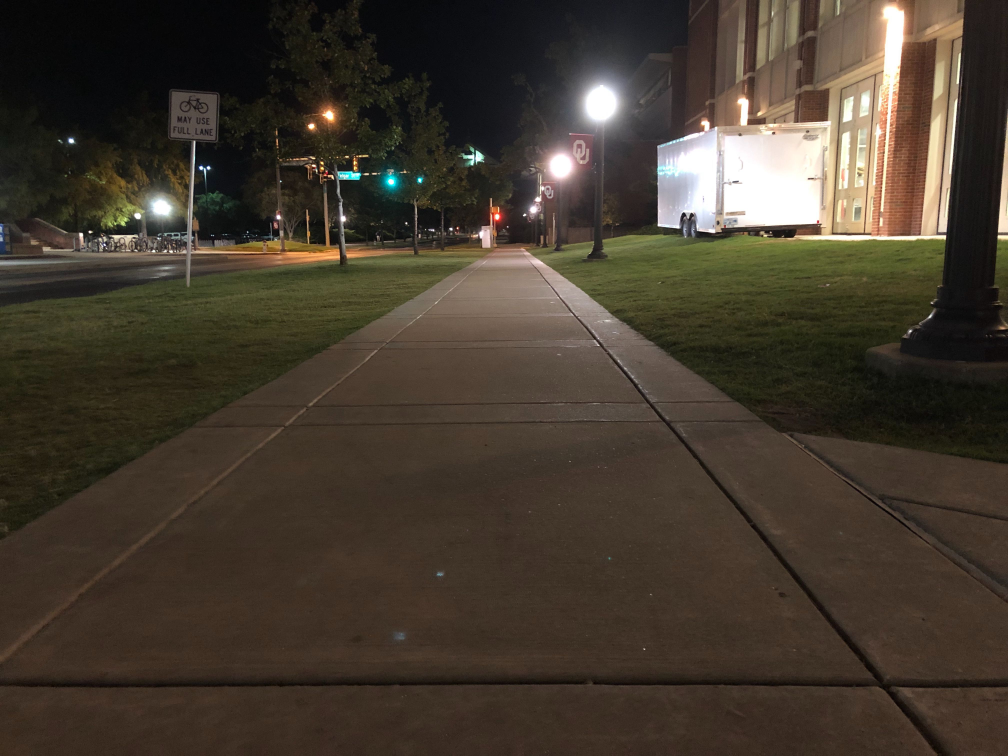
#> input picture Input_Images/night_time.jpg, 4032 x 3024 px (shown at 1/4 size); its folder holds 4 pictures in this run
$ python CV_to_Map_python2.py
#> lines starting #> are read from the running program, lines starting #| are printed output that depends on the picture; after the words box and inside, x2 and y2 are one past the last pixel; in counts of white or black regions, pixels touching at a corner belong together
#> further down, image is the input picture: shape (3024, 4032, 3); mean B, G, R 46.9, 58.7, 68.1
import os
import cv2
import numpy as np
from matplotlib import pyplot as plt
import math

img_file = os.path.join(os.getcwd(), "Input_Images")
img_file_list = os.listdir(img_file)

occupancy_grid_size = 200

counter = 0
scale = -1
divider = 10

grass_image = False


# returns a filtered image and unfiltered image. This is needed for white lines on green grass
# output are two images, First output is the filtered image, Second output is the original pre-filtered image
def grass_filter(og_image):
    kernel = np.ones((3, 3), np.uint8)

    result = og_image.copy()
    img = cv2.cvtColor(og_image, cv2.COLOR_BGR2HSV)
    # create a lower bound for a pixel value
    lower = np.array([0, 0, 200])
    # create an upper bound for a pixel values
    upper = np.array([179, 77, 255])
    # detects all white pixels wihin the range specified earlier
    mask = cv2.inRange(img, lower, upper)
    result = cv2.bitwise_and(result, result, mask=mask)

    cnts = cv2.findContours(mask, cv2.RETR_EXTERNAL, cv2.CHAIN_APPROX_SIMPLE)
    cnts = cnts[0] if len(cnts) == 2 else cnts[1]

    for c in cnts:
        area = cv2.contourArea(c)
        if area < 1:
            cv2.drawContours(result, [c], -1, (0, 0, 0), -1)

    gradient = cv2.morphologyEx(mask, cv2.MORPH_GRADIENT, kernel)

    plt.imshow(result)
    plt.show()

    # [4 lines of commented-out code are left out]

    return result, og_image

# takes in an image and outputs an image that has redlines overlaying the detected boundries
def pipeline(image):

    # flag for seeing if you're dealing with grassy images or not
    if grass_image:
        # for white lines on grassy photos need this part for pre-processing before being able to detect white lines
        img_list = grass_filter(image)
        pre_or_post_filtered_image = img_list[0]
        original_overlay_image = img_list[1]
    else:
        # need this if testing on actual roads with white lines borders
        pre_or_post_filtered_image = image
        original_overlay_image = image

    # gives the height and width of the image from the dimensions given
    height = image.shape[0]
#> height = 3024
    width = image.shape[1]
#> width = 4032

    # curvy road test width-50
    # region_of_interest_vertices = [
    #     (0, height),
    #     (width / 2 - 10, height / 2 + 50),
    #     (width - 50, height),
    # ]

    # using for the hd highway video to for propper crop
    # region_of_interest_vertices = [
    #     (300, height),
    #     (width / 2 + 100, height / 2 + 300),
    #     (width * .8, height),
    # ]

    # used for non-hd video
    region_of_interest_vertices = [
        (0, height),
        (width / 2, height / 2 + 70),
        (width, height),
    ]
#> region_of_interest_vertices = [(0, 3024), (2016, 1582), (4032, 3024)]

    # convert to grayscale
    gray_image = cv2.cvtColor(pre_or_post_filtered_image, cv2.COLOR_RGB2GRAY)
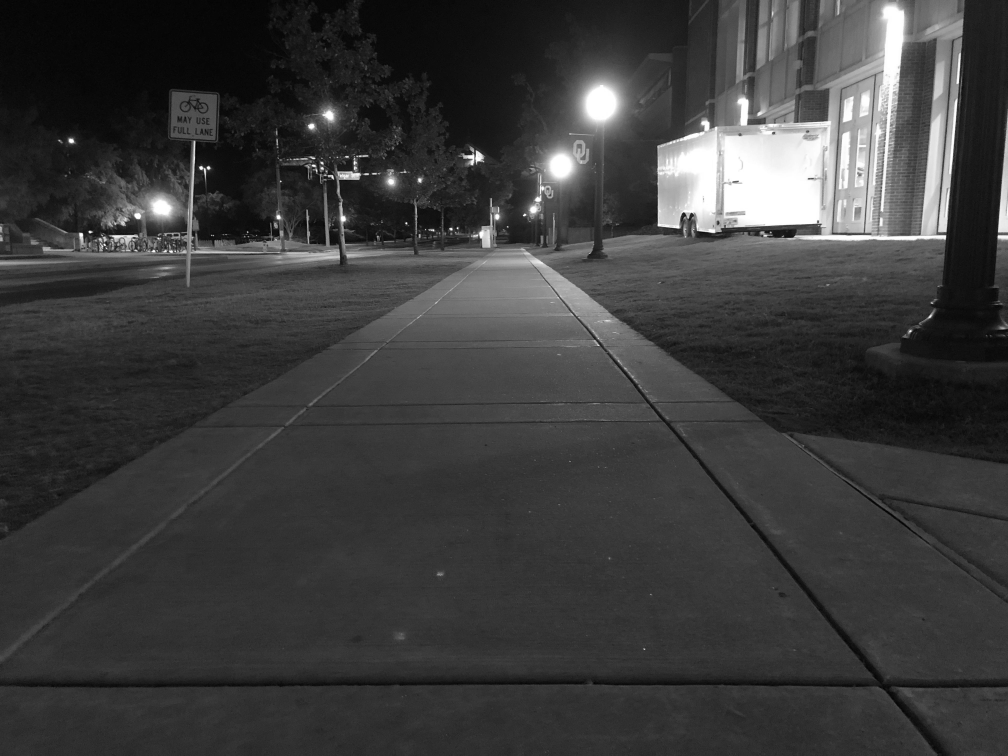
#> gray_image: shape (3024, 4032) (shown at 1/4 size); min 0, max 255, mean 60.2

    # call Canny Edge Detection
    cannyed_image = cv2.Canny(gray_image, 100, 200)
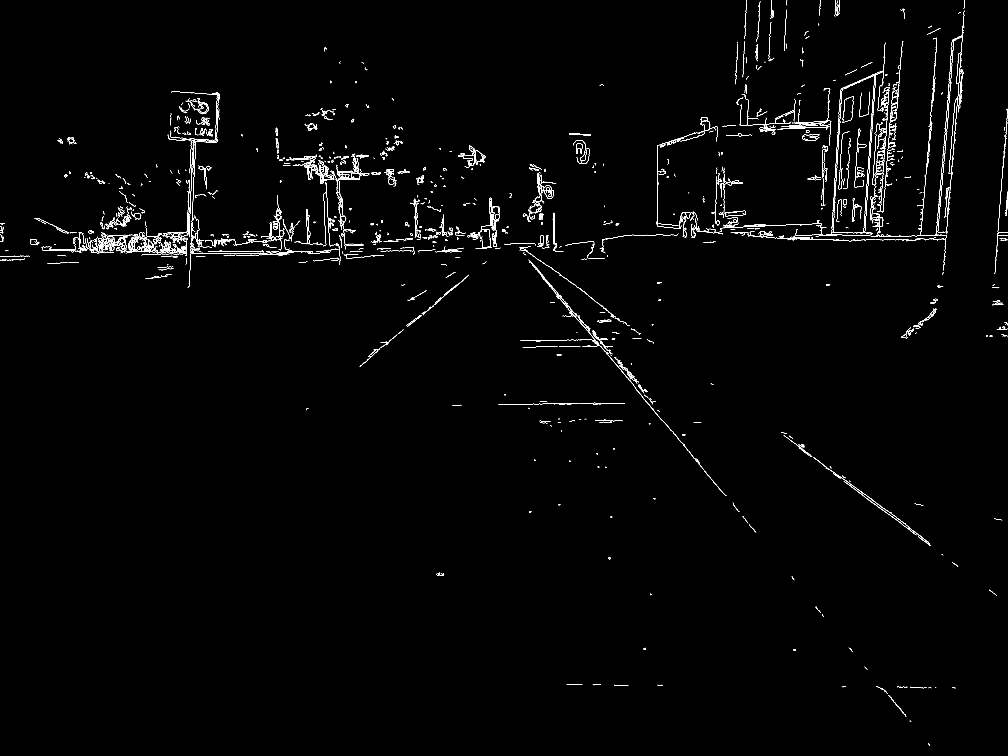
#> cannyed_image: shape (3024, 4032) (shown at 1/4 size); 0.71% white in thin lines or dots

    # crop operation at the end of the cannyed pipeline so cropped edge doesn't get detected
    cropped_image = region_of_interest(cannyed_image, np.array([region_of_interest_vertices], np.int32))

    # used houghlinesP algo to detect the white lines
    # use threshold=152 for road side image. Test out different stuff for grassy images
    lines = cv2.HoughLinesP(cropped_image, rho=6, theta=np.pi / 60, threshold=75,
                            lines=np.array([]), minLineLength=40, maxLineGap=25)

    line_image = draw_lines(original_overlay_image, lines)

    # gets the centered x and y location of the current frame
    # currently not used
    # frame_x_loc, frame_y_loc = current_x_n_y_loc(lines)

    map_localization(lines, width, height)

    # # this is to display images for testing purpose
    plt.figure()
    plt.imshow(line_image)
    plt.show()

    return line_image

# takes in an image and a list of points (vertices)matplotlib.use('agg')to crop the image
def region_of_interest(img, vertices):
    # define a blank matrix that matches the iamge matplotlib.use('agg')eight/width.
    mask = np.zeros_like(img)

    # Create a match color for gray scalled images
    match_mask_color = 255

    # Fill inside the polygon
    cv2.fillPoly(mask, vertices, match_mask_color)
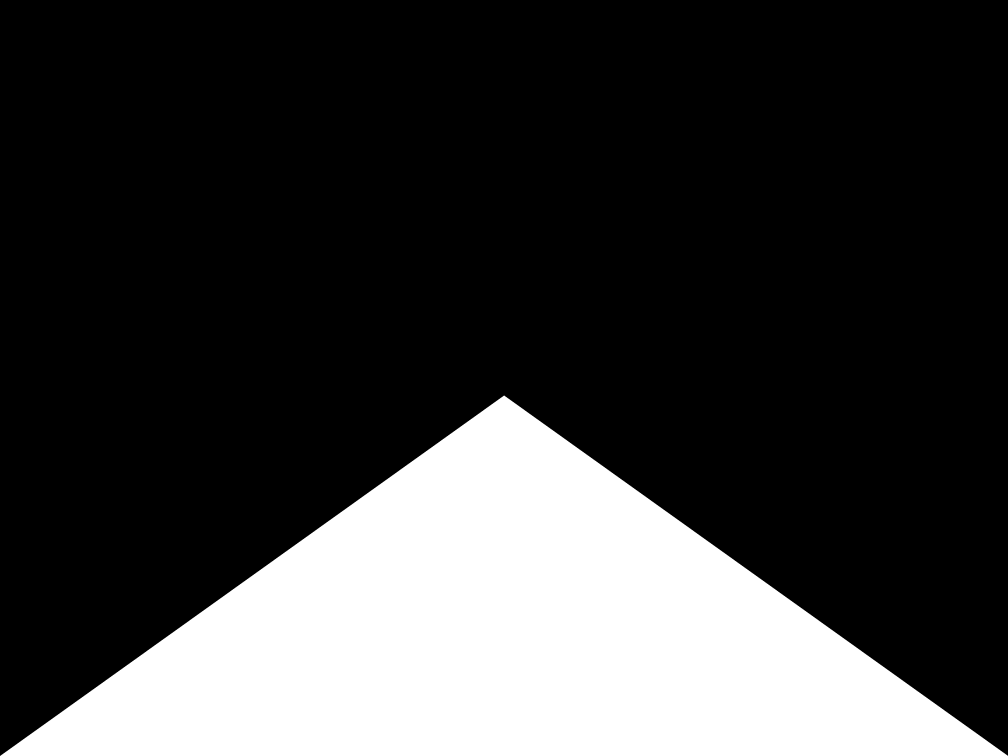
#> mask: shape (3024, 4032) (shown at 1/4 size); 23.8% white; 1 white region, box (x1, y1, x2, y2) and area: (1, 1582, 4032, 3024) 2907646

    # Returning the image only where mask pixels match
    masked_image = cv2.bitwise_and(img, mask)
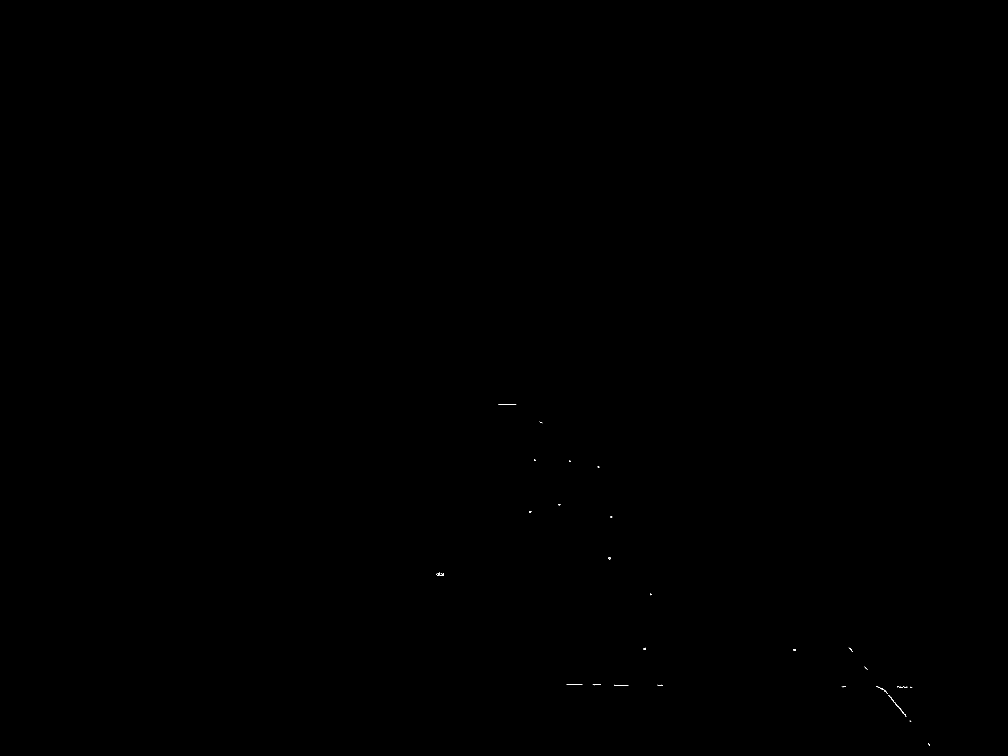
#> masked_image: shape (3024, 4032) (shown at 1/4 size); 0.01% white in thin lines or dots, all inside (x1, y1, x2, y2) = (1746, 1616, 3720, 2984)
#> in pipeline, `lines = cv2.HoughLinesP(cropped_image, rho=6, theta=np.pi / 60, thresh..`: lines = [[3541, 2763, 3639, 2884], [3541, 2762, 3641, 2885], [2274, 2738, 2328, 2738], [3589, 2748, 3642, 2748], [2461, 2742, 2513, 2742], [3530, 2752, 3613, 2854], [3598, 2749, 3648, 2749]]

    return masked_image


# teaks in an image, a list of lines from HoughedLinesP and draws red lines on top of the passed in image
# outputs the images
def draw_lines(img, lines, color=[255,0,0], thickness=3):
    # If there are no lines to draw, exit
#> called with lines = array of shape (7, 1, 4), thickness = 3
    if lines is None:
        return

    # Make a copy of the original image
    img = np.copy(img)

    # create a blank image that matches the original in size
    line_img = np.zeros((img.shape[0], img.shape[1], 3), dtype=np.uint8,)

    # loop over all lines and draw them on the blank image
    for line in lines:
        for x1, y1, x2, y2 in line:
            cv2.line(line_img, (x1, y1), (x2, y2), color, thickness)
#> this loop made 7 passes

    # Merge the image with the lines on the orginal
    img = cv2.addWeighted(img, 0.8, line_img, 1.0, 0.0)
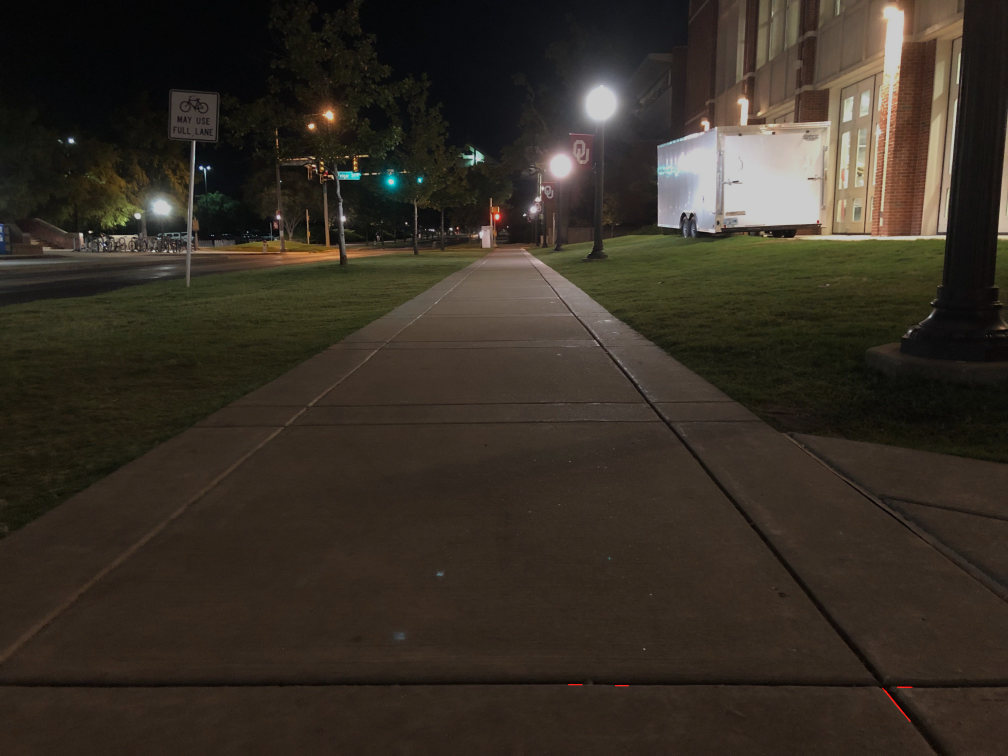
#> img: shape (3024, 4032, 3) (shown at 1/4 size); mean R, G, B 54.5, 47, 37.6

    # return the modified image
    return img

# the if statement that determines what is left or right lane will need to change based on video footage
def map_localization(lines, width, height):
#> called with lines = array of shape (7, 1, 4), width = 4032, height = 3024
    global occupancy_grid_size
    global scale
    global divider

    x_left_list = []
    x_right_list = []
    y_left_list = []
    y_right_list = []

    x_left_list_r = []
    x_right_list_r = []
    y_left_list_r = []
    y_right_list_r = []

    # r stands for rounded value
    # I add 50 to guarantee that it will round up to the neared hundreds
    width_r = int(round_up(width, scale))
#> width_r = 4040
    height_r = int(round_up(height, scale))
#> height_r = 3030
    height_r = height_r / divider
#> height_r = 303
    width_r = width_r / divider
#> width_r = 404

    # populates two lists with x and y values
    for line in lines:
        for x1, y1, x2, y2 in line:
            # if the x location of the pixel is less than 500 then it's the left line
            # this if statement will need to change based on video footage
            if x1 < 500:
                x_left_list.extend([x1, x2])
                y_left_list.extend([y1, y2])
            else:
                x_right_list.extend([x1, x2])
                y_right_list.extend([y1, y2])
#> after the loop, x_left_list = []; x_right_list = [3541, 3639, 3541, 3641, 2274, 2328, 3589, 3642, 2461, 2513, 3530, 3613, 3598, 3648]; y_left_list = []; y_right_list = [2763, 2884, 2762, 2885, 2738, 2738, 2748, 2748, 2742, 2742, 2752, 2854, 2749, 2749]

    # makes sure the list isn't empty before trying to round
    # creating np arrays from original right and left line lists
    # then using np's built in functions to round
    # and turning them back into normal lists
    # work on this ,maybe go back to what i had
    if len(x_right_list) > 0:
        x_right_list_r = list(np.array(x_right_list) / divider)
#> x_right_list_r = [354.1, 363.9, 354.1, 364.1, 227.4, 232.8, 358.9, 364.2, 246.1, 251.3, 353, 361.3, 359.8, 364.8]
        # adding half the height for the occupancy grid
        y_right_list_r = list((np.array(y_right_list) / divider))
#> y_right_list_r = [276.3, 288.4, 276.2, 288.5, 273.8, 273.8, 274.8, 274.8, 274.2, 274.2, 275.2, 285.4, 274.9, 274.9]

    if len(x_left_list) > 0:
        x_left_list_r = list(np.array(x_left_list) / divider)
        # adding half the height for the occupancy grid
        y_left_list_r = list((np.array(y_left_list) / divider))

    # creates a 2d array of 6x10 (in this particular case) (row x column)
    data_map = np.zeros(shape=(int(height_r), int(width_r)), dtype=int)

    # error checking
    if len(x_right_list) > 0:
        # gets the average of the x on the left and right sides
        # I'm doing this so I can get a consistent line
        x_right_list_avg = np.mean(x_right_list_r)
#> x_right_list_avg = 325.4
        # loops through the x and y coordinates and places a 1 on the map representing the line from the image
        for row in y_right_list_r:
            data_map[int(row)][int(x_right_list_avg)] = 1

            for i in range(4):
                # checks i below and above to fill in any gaps that might have been missed
                if 0 < int(row) - i and data_map[int(row)][int(x_right_list_avg)] == 1:
                    data_map[int(row) - i][int(x_right_list_avg)] = 1

                if int(row) + i < height_r and data_map[int(row)][int(x_right_list_avg)] == 1:
                    data_map[int(row) + i][int(x_right_list_avg)] = 1
#> this loop made 14 passes
#> row on passes 1 to 12: 276.3, 288.4, 276.2, 288.5, 273.8, 273.8, 274.8, 274.8, 274.2, 274.2, 275.2, 285.4
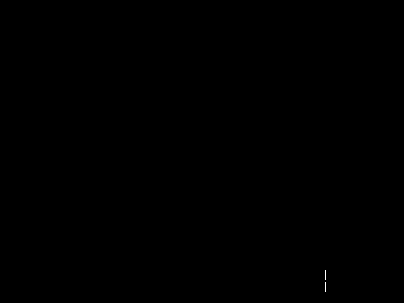
#> data_map: shape (303, 404) int64; values 0 (black) and 1 (white), 0.02% white in thin lines or dots, all inside (x1, y1, x2, y2) = (325, 270, 326, 292)

    # populates left side of the map
    if len(x_left_list) > 0:
        x_left_list_avg = np.mean(x_left_list_r)
        for row in y_left_list_r:
            data_map[int(row)][int(x_left_list_avg)] = 1

            for i in range(4):
                # checks i below and above to fill in any gaps that might have been missed
                if 0 < int(row) - i and data_map[int(row)][int(x_left_list_avg)] == 1:
                    data_map[int(row) - i][int(x_left_list_avg)] = 1

                if int(row) + i < height_r and data_map[int(row)][int(x_left_list_avg)] == 1:
                    data_map[int(row) + i][int(x_left_list_avg)] = 1

    # changes the map so it's more keen on how humans read maps. The original numpy array has 0,0 as the top left corner
    plt.imshow(data_map, extent=(0, data_map.shape[1], 0, data_map.shape[0]))
    plt.show()

    data_map_resized = cv2.resize(data_map, dsize=(occupancy_grid_size, occupancy_grid_size), interpolation=cv2.INTER_NEAREST)
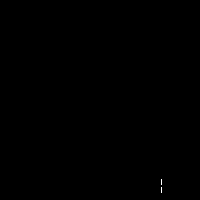
#> data_map_resized: shape (200, 200) int32; values 0 (black) and 1 (white), 0.03% white in thin lines or dots, all inside (x1, y1, x2, y2) = (161, 179, 162, 193)
    # shifts the map by 100, which is where the robot is centered at
    data_map_resized = np.roll(data_map_resized, 100, axis=0)
#> data_map_resized: shape (200, 200) int32; values 0 (black) and 1 (white), 0.03% white in thin lines or dots, all inside (x1, y1, x2, y2) = (161, 79, 162, 93)

    plt.imshow(data_map_resized, extent=(0, data_map_resized.shape[1], 0, data_map_resized.shape[0]))
    plt.show()

    # created my own helper function to round up numbers
def round_up(n, decimals):
    multiplier = 10 ** decimals
    return math.ceil(n * multiplier) / multiplier

if __name__ == "__main__":
    image = cv2.imread(os.path.join(img_file, img_file_list[2]))
    image = cv2.cvtColor(image, cv2.COLOR_BGR2RGB)
    pipeline(image)
